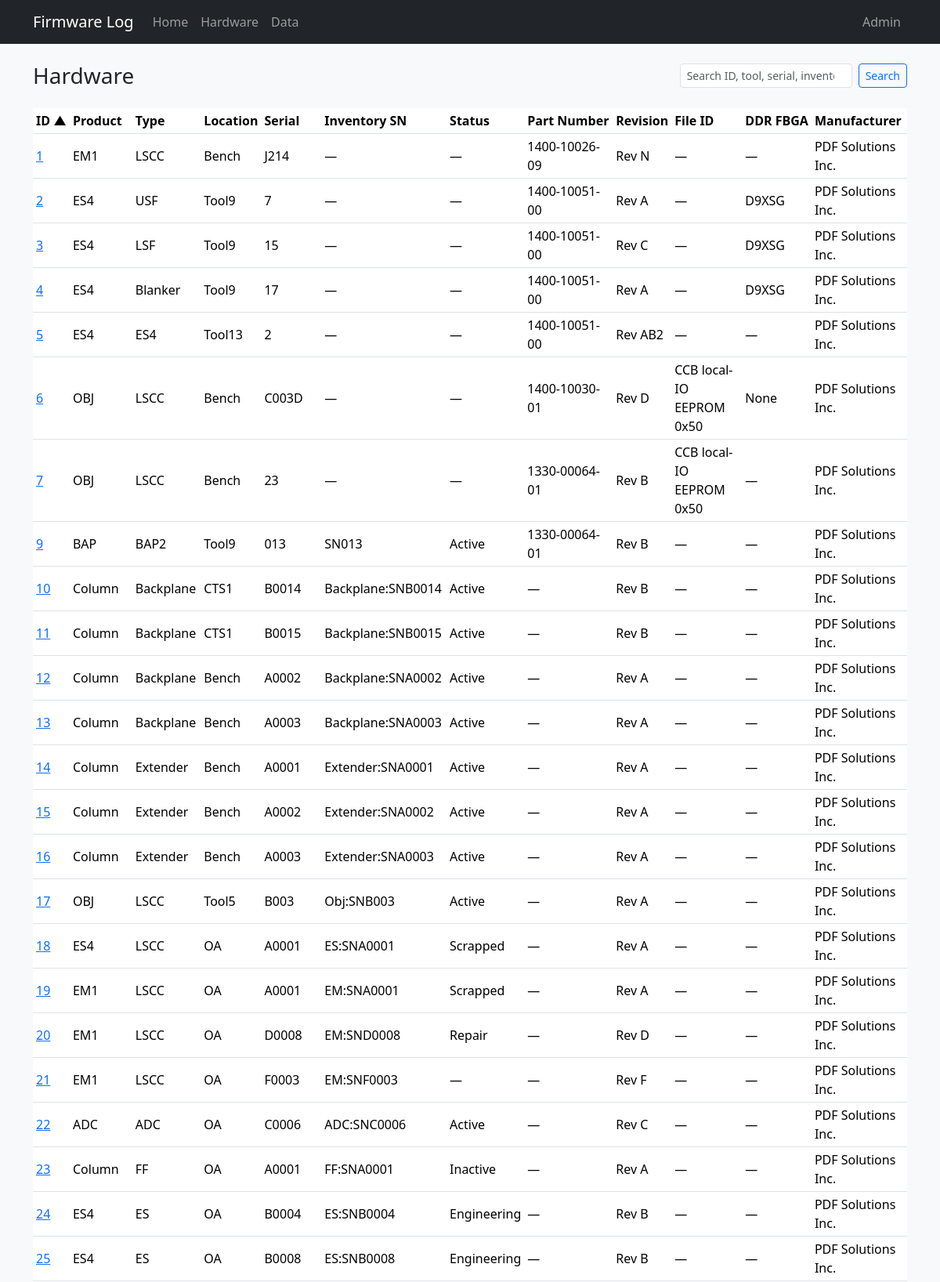
The page /hardware (upper part) on the database its author committed.
### tables this page shows
CREATE TABLE "boards" (
                board_id      INTEGER PRIMARY KEY,
                tool          TEXT,
                board_slot    TEXT,
                manufacturer  TEXT NOT NULL DEFAULT 'PDF Solutions Inc.',
                board_name    TEXT NOT NULL,
                serial        TEXT NOT NULL,
                part_number   TEXT,
                revision      TEXT,
                file_id       TEXT,
                product_name  TEXT NOT NULL,
                ddr_fbga      TEXT
            , inventory_serial TEXT, status TEXT, role TEXT, comment TEXT, open_item TEXT, po TEXT, modified_by TEXT, source_updated_at TEXT, data_source TEXT, dc_status TEXT, ac_status TEXT, gcal_status TEXT, adc_status TEXT, eeprom_status TEXT);

### app.py (the view)
@app.route("/hardware", endpoint="hardware")
def hardware():
    return _render_hardware()

### app.py (called while the page is built)
def _render_hardware():
    search = request.args.get("q", "").strip()
    sort = request.args.get("sort", "board_id")
    order = request.args.get("order", "asc")
    return render_template(
        "hardware.html",
        boards=db.list_hardware(search=search, sort=sort, order=order),
        search=search,
        sort=sort,
        order=order,
    )

### db.py (called while the page is built)
def dict_row(cursor, row):
    return {col[0]: row[i] for i, col in enumerate(cursor.description)}

@contextmanager
def get_db():
    conn = sqlite3.connect(DATABASE)
    conn.row_factory = dict_row
    try:
        yield conn
    finally:
        conn.close()

def fetch_all(query, params=()):
    with get_db() as conn:
        return conn.execute(query, params).fetchall()

def _board_search_clause(search, alias="b", extra_columns=()):
    if not search:
        return None, []
    like = f"%{search}%"
    columns = [col.format(a=alias) for col in BOARD_SEARCH_COLUMNS] + list(extra_columns)
    clause = "(" + " OR ".join(f"{col} LIKE ?" for col in columns) + ")"
    return clause, [like] * len(columns)

### templates/hardware.html (shortened to what this page needs)
{% extends "base.html" %}
{% from "macros.html" import hw_sort_link %}
{% block content %}
<div class="d-flex flex-wrap justify-content-between align-items-center gap-2 mb-4">
  <div>
    <h1 class="h3 mb-0">Hardware</h1>
  </div>
  <form id="search-form" action="{{ url_for('hardware') }}" method="get" class="d-flex gap-2">
    <input type="search" id="board-search" name="q" value="{{ search }}" class="form-control form-control-sm" placeholder="Search ID, tool, serial, inventory serial, status…">
    <button class="btn btn-sm btn-outline-primary" type="submit">Search</button>
  </form>
</div>
<div class="table-responsive">
  <table class="table table-sm table-hover align-middle">
    <thead>
      <tr>
        <th>{{ hw_sort_link('ID', 'board_id', sort, order, search) }}</th>
        <th>{{ hw_sort_link('Product', 'product_name', sort, order, search) }}</th>
        <th>{{ hw_sort_link('Type', 'board_name', sort, order, search) }}</th>
        <th>{{ hw_sort_link('Location', 'tool', sort, order, search) }}</th>
        <th>{{ hw_sort_link('Serial', 'serial', sort, order, search) }}</th>
        <th>{{ hw_sort_link('Inventory SN', 'inventory_serial', sort, order, search) }}</th>
        <th>{{ hw_sort_link('Status', 'status', sort, order, search) }}</th>
        <th>{{ hw_sort_link('Part Number', 'part_number', sort, order, search) }}</th>
        <th>{{ hw_sort_link('Revision', 'revision', sort, order, search) }}</th>
        <th>{{ hw_sort_link('File ID', 'file_id', sort, order, search) }}</th>
        <th>{{ hw_sort_link('DDR FBGA', 'ddr_fbga', sort, order, search) }}</th>
        <th>{{ hw_sort_link('Manufacturer', 'manufacturer', sort, order, search) }}</th>
      </tr>
    </thead>
    <tbody>
      {% for b in boards %}
      <tr>
        <td><a href="{{ url_for('board_detail', board_id=b.board_id) }}">{{ b.board_id }}</a></td>
        <td>{{ b.product_name }}</td>
        <td>{{ b.board_name }}</td>
        <td>{{ b.tool or '—' }}</td>
        <td>{{ b.serial }}</td>
        <td>{{ b.inventory_serial or '—' }}</td>
        <td>{{ b.status or '—' }}</td>
        <td>{{ b.part_number or '—' }}</td>
        <td>{{ b.revision or '—' }}</td>
        <td>{{ b.file_id or '—' }}</td>
        <td>{{ b.ddr_fbga or '—' }}</td>
        <td>{{ b.manufacturer or '—' }}</td>
      </tr>
      {% else %}
      <tr><td colspan="12" class="text-muted">No boards match your search.</td></tr>
      {% endfor %}
    </tbody>
  </table>
</div>
{% endblock %}

### templates/base.html (shortened to what this page needs)
<!DOCTYPE html>
<html lang="en">
<head>
  <link href="https://cdn.jsdelivr.net/npm/bootstrap@5.3.3/dist/css/bootstrap.min.css" rel="stylesheet">
  <link href="{{ url_for('static', filename='style.css') }}" rel="stylesheet">
</head>
<body>
  <nav class="navbar navbar-expand-lg navbar-dark bg-dark mb-4">
    <div class="container">
      <a class="navbar-brand" href="{{ url_for('index') }}">Firmware Log</a>
      <div class="collapse navbar-collapse" id="nav">
        <ul class="navbar-nav me-auto">
          <li class="nav-item"><a class="nav-link" href="{{ url_for('index') }}">Home</a></li>
          <li class="nav-item"><a class="nav-link" href="/hardware">Hardware</a></li>
          <li class="nav-item"><a class="nav-link" href="{{ url_for('data') }}">Data</a></li>
        </ul>
        <ul class="navbar-nav">
          {% if session.get('admin') %}
          <li class="nav-item"><a class="nav-link" href="{{ url_for('admin_index') }}">Admin</a></li>
          <li class="nav-item"><a class="nav-link" href="{{ url_for('admin_sql') }}">SQL</a></li>
          <li class="nav-item"><a class="nav-link" href="{{ url_for('admin_deleted') }}">Deleted Records</a></li>
          <li class="nav-item"><a class="nav-link" href="{{ url_for('admin_logout') }}">Logout</a></li>
          {% else %}
          <li class="nav-item"><a class="nav-link" href="{{ url_for('admin_login') }}">Admin</a></li>
          {% endif %}
        </ul>
      </div>
    </div>
  </nav>
  <main class="container pb-5">
    {% block content %}{% endblock %}
  </main>
</body>
</html>

### templates/macros.html (shortened to what this page needs)
{% macro hw_sort_link(label, column, sort, order, q=None) -%}
  {% set new_order = 'desc' if sort == column and order == 'asc' else 'asc' %}
  <a href="/hardware?sort={{ column }}&order={{ new_order }}{% if q %}&q={{ q|urlencode }}{% endif %}" class="text-decoration-none text-reset">
    {{ label }}{% if sort == column %} {% if order == 'asc' %}▲{% else %}▼{% endif %}{% endif %}
  </a>
{%- endmacro %}

### static/style.css (style rules this page uses)
body { background-color: #f8f9fa; }
.table th { white-space: nowrap; }

### rows shown on the page
boards: board_id "1", product_name "EM1", board_name "LSCC", tool "Bench", serial "J214", inventory_serial "—", status "—", part_number "1400-10026-09", revision "Rev N", file_id "—", ddr_fbga "—", manufacturer "PDF Solutions Inc."
boards: board_id "2", product_name "ES4", board_name "USF", tool "Tool9", serial "7", inventory_serial "—", status "—", part_number "1400-10051-00", revision "Rev A", file_id "—", ddr_fbga "D9XSG", manufacturer "PDF Solutions Inc."
boards: board_id "3", product_name "ES4", board_name "LSF", tool "Tool9", serial "15", inventory_serial "—", status "—", part_number "1400-10051-00", revision "Rev C", file_id "—", ddr_fbga "D9XSG", manufacturer "PDF Solutions Inc."
boards: board_id "4", product_name "ES4", board_name "Blanker", tool "Tool9", serial "17", inventory_serial "—", status "—", part_number "1400-10051-00", revision "Rev A", file_id "—", ddr_fbga "D9XSG", manufacturer "PDF Solutions Inc."
boards: board_id "5", product_name "ES4", board_name "ES4", tool "Tool13", serial "2", inventory_serial "—", status "—", part_number "1400-10051-00", revision "Rev AB2", file_id "—", ddr_fbga "—", manufacturer "PDF Solutions Inc."
boards: board_id "6", product_name "OBJ", board_name "LSCC", tool "Bench", serial "C003D", inventory_serial "—", status "—", part_number "1400-10030-01", revision "Rev D", file "CCB local-IO EEPROM 0x50", ddr_fbga "None", manufacturer "PDF Solutions Inc."
boards: board_id "7", product_name "OBJ", board_name "LSCC", tool "Bench", serial "23", inventory_serial "—", status "—", part_number "1330-00064-01", revision "Rev B", file "CCB local-IO EEPROM 0x50", ddr_fbga "—", manufacturer "PDF Solutions Inc."
boards: board_id "9", product_name "BAP", board_name "BAP2", tool "Tool9", serial "013", inventory_serial "SN013", status "Active", part_number "1330-00064-01", revision "Rev B", file_id "—", ddr_fbga "—", manufacturer "PDF Solutions Inc."
boards: board_id "10", product_name "Column", board_name "Backplane", tool "CTS1", serial "B0014", inventory_serial "Backplane:SNB0014", status "Active", part_number "—", revision "Rev B", file_id "—", ddr_fbga "—", manufacturer "PDF Solutions Inc."
boards: board_id "11", product_name "Column", board_name "Backplane", tool "CTS1", serial "B0015", inventory_serial "Backplane:SNB0015", status "Active", part_number "—", revision "Rev B", file_id "—", ddr_fbga "—", manufacturer "PDF Solutions Inc."
boards: board_id "12", product_name "Column", board_name "Backplane", tool "Bench", serial "A0002", inventory_serial "Backplane:SNA0002", status "Active", part_number "—", revision "Rev A", file_id "—", ddr_fbga "—", manufacturer "PDF Solutions Inc."
boards: board_id "13", product_name "Column", board_name "Backplane", tool "Bench", serial "A0003", inventory_serial "Backplane:SNA0003", status "Active", part_number "—", revision "Rev A", file_id "—", ddr_fbga "—", manufacturer "PDF Solutions Inc."
boards: board_id "14", product_name "Column", board_name "Extender", tool "Bench", serial "A0001", inventory_serial "Extender:SNA0001", status "Active", part_number "—", revision "Rev A", file_id "—", ddr_fbga "—", manufacturer "PDF Solutions Inc."
boards: board_id "15", product_name "Column", board_name "Extender", tool "Bench", serial "A0002", inventory_serial "Extender:SNA0002", status "Active", part_number "—", revision "Rev A", file_id "—", ddr_fbga "—", manufacturer "PDF Solutions Inc."
boards: board_id "16", product_name "Column", board_name "Extender", tool "Bench", serial "A0003", inventory_serial "Extender:SNA0003", status "Active", part_number "—", revision "Rev A", file_id "—", ddr_fbga "—", manufacturer "PDF Solutions Inc."
boards: board_id "17", product_name "OBJ", board_name "LSCC", tool "Tool5", serial "B003", inventory_serial "Obj:SNB003", status "Active", part_number "—", revision "Rev A", file_id "—", ddr_fbga "—", manufacturer "PDF Solutions Inc."
boards: board_id "18", product_name "ES4", board_name "LSCC", tool "OA", serial "A0001", inventory_serial "ES:SNA0001", status "Scrapped", part_number "—", revision "Rev A", file_id "—", ddr_fbga "—", manufacturer "PDF Solutions Inc."
boards: board_id "19", product_name "EM1", board_name "LSCC", tool "OA", serial "A0001", inventory_serial "EM:SNA0001", status "Scrapped", part_number "—", revision "Rev A", file_id "—", ddr_fbga "—", manufacturer "PDF Solutions Inc."
boards: board_id "20", product_name "EM1", board_name "LSCC", tool "OA", serial "D0008", inventory_serial "EM:SND0008", status "Repair", part_number "—", revision "Rev D", file_id "—", ddr_fbga "—", manufacturer "PDF Solutions Inc."
boards: board_id "21", product_name "EM1", board_name "LSCC", tool "OA", serial "F0003", inventory_serial "EM:SNF0003", status "—", part_number "—", revision "Rev F", file_id "—", ddr_fbga "—", manufacturer "PDF Solutions Inc."
boards: board_id "22", product_name "ADC", board_name "ADC", tool "OA", serial "C0006", inventory_serial "ADC:SNC0006", status "Active", part_number "—", revision "Rev C", file_id "—", ddr_fbga "—", manufacturer "PDF Solutions Inc."
boards: board_id "23", product_name "Column", board_name "FF", tool "OA", serial "A0001", inventory_serial "FF:SNA0001", status "Inactive", part_number "—", revision "Rev A", file_id "—", ddr_fbga "—", manufacturer "PDF Solutions Inc."
boards: board_id "24", product_name "ES4", board_name "ES", tool "OA", serial "B0004", inventory_serial "ES:SNB0004", status "Engineering", part_number "—", revision "Rev B", file_id "—", ddr_fbga "—", manufacturer "PDF Solutions Inc."
boards: board_id "25", product_name "ES4", board_name "ES", tool "OA", serial "B0008", inventory_serial "ES:SNB0008", status "Engineering", part_number "—", revision "Rev B", file_id "—", ddr_fbga "—", manufacturer "PDF Solutions Inc."

### other values the page prints
{{ label }} "ID Product Type Location Serial Inventory SN Status Part Number Revision File ID DDR FBGA Manufacturer"
